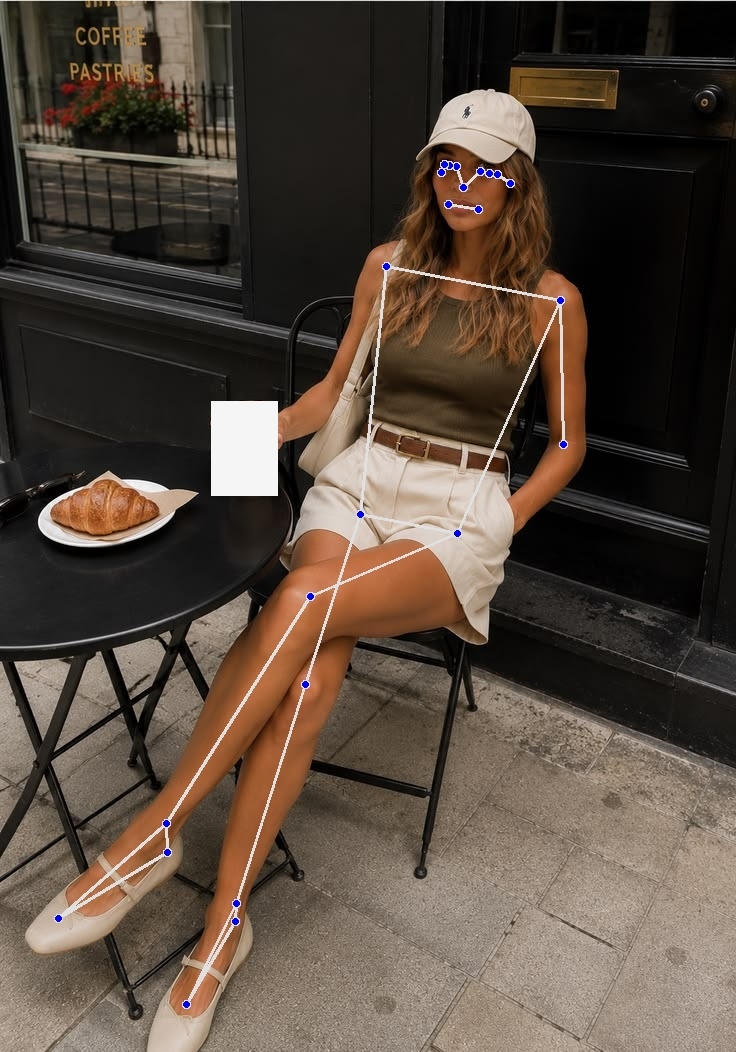
#> input picture debug_pose.jpg, 736 x 1052 px
$ python -i color_analyzer.py   (imports and definitions only)
#> lines starting #> are read from the running program, lines starting #| are printed output that depends on the picture
#> further down, picture is the input picture: PIL image 736x1052 RGB; mean R, G, B 85.7, 72.4, 61.2
"""
Service layer for pixel-level color analysis, pattern detection, and brightness calculations.
Contains helper functions for specific garment edge-cases (stripes, bright whites, shoe straps).
"""
import cv2
import numpy as np
from PIL import Image
from typing import Optional, Tuple

# Import ML functions for CLIP fallbacks
from services.ml_service import encode_image, encode_texts, solid_pattern_features
from config.prompts import COLOR_TEXT_PROMPTS

# -------------------------------------------------------------------------
# 1. CLIP-Based Color & Pattern Fallbacks
# -------------------------------------------------------------------------
# [335 lines left out: functions detect_sequin_color_clip, clip_is_patterned, is_simple_horizontal_stripe, classify_stripe_dark_pixels, try_stripe_color, try_bright_white_top and 6 more, not called in this run]


def remove_skin_tones(image_bgr):
    """
    detects skin tone pixels in YCrCb space,
    and returns a mask where all skin is rendered black.
    """
    ycrcb_img = cv2.cvtColor(image_bgr, cv2.COLOR_BGR2YCrCb)

    lower_skin = np.array([0, 133, 77], dtype=np.uint8)
    upper_skin = np.array([255, 173, 127], dtype=np.uint8)

    skin_mask = cv2.inRange(ycrcb_img, lower_skin, upper_skin)
    non_skin_mask = cv2.bitwise_not(skin_mask)
    result_img = cv2.bitwise_and(image_bgr, image_bgr, mask=non_skin_mask)

    return result_img, non_skin_mask
# -------------------------------------------------------------------------
# 5. Main Color Extraction Pipeline
# -------------------------------------------------------------------------
def get_fashion_color(pil_img: Image.Image, category_group: Optional[str] = None, fabric: Optional[str] = None) -> Tuple[str, bool]:
    """
    Main pipeline for color and pattern extraction.
    Masks background, skin, and floor pixels, calculates color statistics,
    and classifies the color based on fashion-specific rules and palette matching.

    Args:
        pil_img (Image.Image): The cropped image of the garment.
        category_group (str): The garment category (e.g., 'top', 'shoes').
        fabric (str): The detected fabric type.

    Returns:
        Tuple[str, bool]: (detected_color, is_stripe_flag).
    """
    if fabric == "sequin":
        detected_sequin_color = detect_sequin_color_clip(pil_img)
        return detected_sequin_color, False

    # ── Step 1: Centre Crop ───────────────────────────────────────────────────
    # Tops/bottoms: middle 70% × central 60% — avoids belt and shoes bleeding in.
    # Shoes: lower 55% — focus on foot/sandal pixels, less skin variance.
# ── Step 1: Centre Crop ───────────────────────────────────────────────────
    w, h = pil_img.size
    cx0, cx1 = int(w * 0.15), int(w * 0.85)

    if category_group == "top":
        # Narrow the X-axis for tops to strictly hit the chest, avoiding armpits/background
        cx0, cx1 = int(w * 0.30), int(w * 0.70)
        if h < w * 0.55:
            cy0, cy1 = int(h * 0.22), int(h * 0.92)
        else:
            # Catch strapless (chest) and crop tops (midriff), but avoid neck (0-20%) and pants (65-100%)
            cy0, cy1 = int(h * 0.22), int(h * 0.50)

    elif category_group == "shoes":
        # Focus on foot/sandal pixels, less skin variance.
        if h <= w * 1.3:
            cy0, cy1 = int(h * 0.35), int(h * 0.98)
        else:
            cy0, cy1 = int(h * 0.55), int(h * 0.95)

    elif category_group == "belt":
        # Thin waist band — centre strip only, skip shorts above/below.
        cx0, cx1 = int(w * 0.18), int(w * 0.82)
        cy0, cy1 = int(h * 0.30), int(h * 0.70)

    elif category_group == "skirt":
        # Skirts need the full length to detect patterns/polka dots accurately
        cy0, cy1 = int(h * 0.08), int(h * 0.88)

    elif category_group in ("bottom", "shorts"):
        # Pants/Shorts: Sample the upper thighs/pelvis to avoid knees and chairs when seated!
        cx0, cx1 = int(w * 0.25), int(w * 0.75)
        cy0, cy1 = int(h * 0.05), int(h * 0.40)

    else:
        cy0, cy1 = int(h * 0.20), int(h * 0.80)

    pil_img = pil_img.crop((cx0, cy0, cx1, cy1))
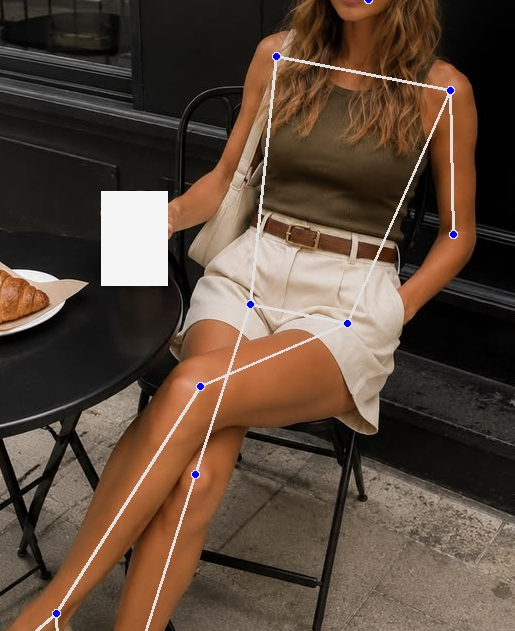
#> pil_img: PIL image 515x631 RGB; mean R, G, B 91.3, 72.7, 58.8

    img_small = pil_img.convert("RGB").resize((100, 100))
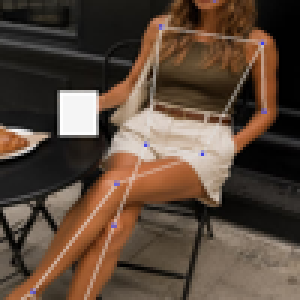
#> img_small: PIL image 100x100 RGB (shown 3 times larger); mean R, G, B 91.3, 72.7, 58.8
    pixels = np.array(img_small).reshape(-1, 3).astype(np.float32)

    brightness = pixels.mean(axis=1)
#> brightness = 10000 values, max 255 at index 3120, min 0 at index 1693, mean 74.24
    saturation = pixels.max(axis=1) - pixels.min(axis=1)
#> saturation = 10000 values, max 165 at index 1487, min 0 at index 88, mean 32.9

    # Layer 1: Mask near-pure-white background — but never strip white from top crops.
    if category_group == "top":
        is_bright_bg = np.zeros(len(pixels), dtype=bool)
        is_grey_bg = (saturation < 12) & (brightness > 248)
        is_sky = (
            (brightness > 205)
            & (pixels[:, 2] >= pixels[:, 0] - 12)
            & (saturation < 42)
        )
    else:
        is_bright_bg = (pixels[:, 0] > 235) & (pixels[:, 1] > 235) & (pixels[:, 2] > 230)
        is_grey_bg   = (saturation < 15) & (brightness > 225)
        is_sky = np.zeros(len(pixels), dtype=bool)

    # Layer 3: Skin tones
    # For tops, use a tighter brightness cap (< 185 instead of < 210) so bright warm fabrics aren't stripped.
    img_bgr = cv2.cvtColor(np.array(img_small), cv2.COLOR_RGB2BGR)
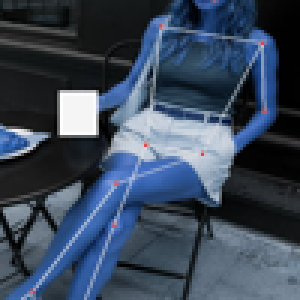
#> img_bgr: shape (100, 100, 3) (shown 3 times larger); mean R, G, B 58.8, 72.7, 91.3
    _, non_skin_mask = remove_skin_tones(img_bgr)
#> (the rest of the program and of its run is left out)
